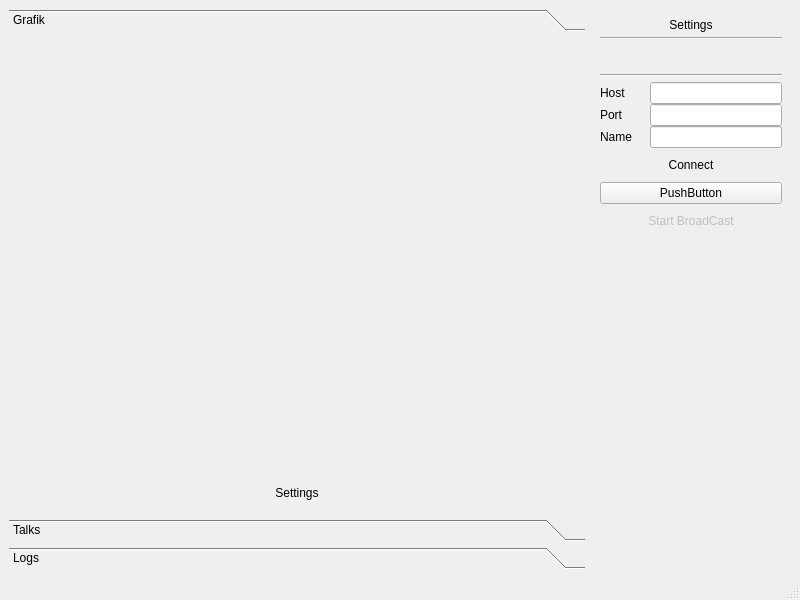
<?xml version="1.0" encoding="UTF-8"?>
<ui version="4.0">
 <class>guicore</class>
 <widget class="QMainWindow" name="guicore">
  <property name="geometry">
   <rect>
    <x>0</x>
    <y>0</y>
    <width>800</width>
    <height>600</height>
   </rect>
  </property>
  <property name="windowTitle">
   <string>guicore</string>
  </property>
  <property name="windowIcon">
   <iconset>
    <normalon>:/pic/client.icns</normalon>
   </iconset>
  </property>
  <property name="unifiedTitleAndToolBarOnMac">
   <bool>true</bool>
  </property>
  <widget class="QWidget" name="centralwidget">
   <layout class="QGridLayout" name="gridLayout_4">
    <item row="0" column="0">
     <layout class="QHBoxLayout" name="horizontalLayout_4">
      <item>
       <widget class="QToolBox" name="toolBox">
        <property name="minimumSize">
         <size>
          <width>100</width>
          <height>0</height>
         </size>
        </property>
        <property name="autoFillBackground">
         <bool>true</bool>
        </property>
        <property name="currentIndex">
         <number>0</number>
        </property>
        <property name="tabSpacing">
         <number>6</number>
        </property>
        <widget class="QWidget" name="pageGrafik">
         <property name="geometry">
          <rect>
           <x>0</x>
           <y>0</y>
           <width>574</width>
           <height>446</height>
          </rect>
         </property>
         <attribute name="label">
          <string>Grafik</string>
         </attribute>
         <layout class="QGridLayout" name="gridLayout_2">
          <item row="0" column="0">
           <layout class="QVBoxLayout" name="verticalLayout_3">
            <item>
             <widget class="QCustomPlot" name="widgetGrafik" native="true"/>
            </item>
            <item>
             <widget class="QPushButton" name="pushButtonSettingsGrafik">
              <property name="text">
               <string>Settings</string>
              </property>
              <property name="flat">
               <bool>true</bool>
              </property>
             </widget>
            </item>
           </layout>
          </item>
         </layout>
        </widget>
        <widget class="QWidget" name="pageTalks">
         <property name="geometry">
          <rect>
           <x>0</x>
           <y>0</y>
           <width>574</width>
           <height>446</height>
          </rect>
         </property>
         <attribute name="label">
          <string>Talks</string>
         </attribute>
         <layout class="QGridLayout" name="gridLayout_5">
          <item row="0" column="0">
           <layout class="QVBoxLayout" name="verticalLayout_2">
            <property name="spacing">
             <number>0</number>
            </property>
            <item>
             <widget class="QTextEdit" name="textEditMsqServ">
              <property name="acceptDrops">
               <bool>false</bool>
              </property>
              <property name="readOnly">
               <bool>true</bool>
              </property>
             </widget>
            </item>
            <item>
             <widget class="Line" name="line">
              <property name="orientation">
               <enum>Qt::Horizontal</enum>
              </property>
             </widget>
            </item>
            <item>
             <layout class="QHBoxLayout" name="horizontalLayout_2">
              <property name="spacing">
               <number>0</number>
              </property>
              <item>
               <widget class="QLineEdit" name="lineEditMsgToServ"/>
              </item>
              <item>
               <widget class="QPushButton" name="pushButtonSendServMsg">
                <property name="text">
                 <string>&amp;Send</string>
                </property>
                <property name="flat">
                 <bool>true</bool>
                </property>
               </widget>
              </item>
             </layout>
            </item>
           </layout>
          </item>
         </layout>
        </widget>
        <widget class="QWidget" name="pageLog">
         <property name="geometry">
          <rect>
           <x>0</x>
           <y>0</y>
           <width>574</width>
           <height>446</height>
          </rect>
         </property>
         <attribute name="label">
          <string>Logs</string>
         </attribute>
         <layout class="QGridLayout" name="gridLayout">
          <item row="0" column="0">
           <layout class="QVBoxLayout" name="verticalLayout">
            <property name="spacing">
             <number>0</number>
            </property>
            <item>
             <widget class="QTextEdit" name="textEditLogs">
              <property name="locale">
               <locale language="English" country="UnitedStates"/>
              </property>
              <property name="readOnly">
               <bool>true</bool>
              </property>
             </widget>
            </item>
            <item>
             <layout class="QHBoxLayout" name="horizontalLayout">
              <property name="spacing">
               <number>0</number>
              </property>
              <item>
               <widget class="QPushButton" name="pushButtonSaveToFile">
                <property name="text">
                 <string>Save to File</string>
                </property>
                <property name="flat">
                 <bool>true</bool>
                </property>
               </widget>
              </item>
              <item>
               <widget class="QPushButton" name="pushButtonClear">
                <property name="text">
                 <string>Clear</string>
                </property>
                <property name="flat">
                 <bool>true</bool>
                </property>
               </widget>
              </item>
             </layout>
            </item>
           </layout>
          </item>
         </layout>
        </widget>
       </widget>
      </item>
      <item>
       <widget class="QWidget" name="widgetSettings" native="true">
        <property name="minimumSize">
         <size>
          <width>100</width>
          <height>0</height>
         </size>
        </property>
        <property name="maximumSize">
         <size>
          <width>200</width>
          <height>16777215</height>
         </size>
        </property>
        <layout class="QGridLayout" name="gridLayout_3">
         <item row="0" column="0">
          <layout class="QVBoxLayout" name="verticalLayout_4">
           <property name="spacing">
            <number>5</number>
           </property>
           <item>
            <widget class="QLabel" name="labelSettings">
             <property name="text">
              <string>Settings</string>
             </property>
             <property name="alignment">
              <set>Qt::AlignCenter</set>
             </property>
            </widget>
           </item>
           <item>
            <widget class="Line" name="line_2">
             <property name="orientation">
              <enum>Qt::Horizontal</enum>
             </property>
            </widget>
           </item>
           <item>
            <layout class="QHBoxLayout" name="horizontalLayout_3">
             <item>
              <widget class="QLabel" name="labelHostAddr">
               <property name="minimumSize">
                <size>
                 <width>0</width>
                 <height>24</height>
                </size>
               </property>
               <property name="text">
                <string/>
               </property>
              </widget>
             </item>
             <item>
              <widget class="QLabel" name="labelStatus">
               <property name="minimumSize">
                <size>
                 <width>0</width>
                 <height>24</height>
                </size>
               </property>
               <property name="text">
                <string/>
               </property>
               <property name="alignment">
                <set>Qt::AlignRight|Qt::AlignTrailing|Qt::AlignVCenter</set>
               </property>
              </widget>
             </item>
             <item>
              <widget class="QLabel" name="labelIsBusy">
               <property name="minimumSize">
                <size>
                 <width>0</width>
                 <height>24</height>
                </size>
               </property>
               <property name="text">
                <string/>
               </property>
              </widget>
             </item>
            </layout>
           </item>
           <item>
            <widget class="Line" name="line1">
             <property name="frameShadow">
              <enum>QFrame::Sunken</enum>
             </property>
             <property name="orientation">
              <enum>Qt::Horizontal</enum>
             </property>
            </widget>
           </item>
           <item>
            <layout class="QFormLayout" name="formLayoutClientInfo">
             <property name="sizeConstraint">
              <enum>QLayout::SetDefaultConstraint</enum>
             </property>
             <property name="rowWrapPolicy">
              <enum>QFormLayout::DontWrapRows</enum>
             </property>
             <property name="formAlignment">
              <set>Qt::AlignLeading|Qt::AlignLeft|Qt::AlignVCenter</set>
             </property>
             <property name="horizontalSpacing">
              <number>0</number>
             </property>
             <property name="verticalSpacing">
              <number>0</number>
             </property>
             <item row="0" column="0">
              <widget class="QLabel" name="labelHost">
               <property name="minimumSize">
                <size>
                 <width>50</width>
                 <height>0</height>
                </size>
               </property>
               <property name="text">
                <string>Host</string>
               </property>
              </widget>
             </item>
             <item row="0" column="1">
              <widget class="QLineEdit" name="lineEditHostAddr">
               <property name="contextMenuPolicy">
                <enum>Qt::NoContextMenu</enum>
               </property>
               <property name="layoutDirection">
                <enum>Qt::RightToLeft</enum>
               </property>
               <property name="inputMask">
                <string comment="000.000.000.000" extracomment="000.000.000.000"/>
               </property>
               <property name="maxLength">
                <number>16</number>
               </property>
               <property name="echoMode">
                <enum>QLineEdit::Normal</enum>
               </property>
               <property name="placeholderText">
                <string comment="000.000.000.000" extracomment="000.000.000.000"/>
               </property>
               <property name="clearButtonEnabled">
                <bool>true</bool>
               </property>
              </widget>
             </item>
             <item row="1" column="0">
              <widget class="QLabel" name="labelPort">
               <property name="minimumSize">
                <size>
                 <width>50</width>
                 <height>0</height>
                </size>
               </property>
               <property name="text">
                <string>Port</string>
               </property>
              </widget>
             </item>
             <item row="1" column="1">
              <widget class="QLineEdit" name="lineEditPort">
               <property name="contextMenuPolicy">
                <enum>Qt::NoContextMenu</enum>
               </property>
               <property name="layoutDirection">
                <enum>Qt::RightToLeft</enum>
               </property>
               <property name="clearButtonEnabled">
                <bool>true</bool>
               </property>
              </widget>
             </item>
             <item row="2" column="0">
              <widget class="QLabel" name="labelName">
               <property name="minimumSize">
                <size>
                 <width>50</width>
                 <height>0</height>
                </size>
               </property>
               <property name="text">
                <string>Name</string>
               </property>
              </widget>
             </item>
             <item row="2" column="1">
              <widget class="QLineEdit" name="lineEditName">
               <property name="contextMenuPolicy">
                <enum>Qt::NoContextMenu</enum>
               </property>
               <property name="layoutDirection">
                <enum>Qt::RightToLeft</enum>
               </property>
               <property name="clearButtonEnabled">
                <bool>true</bool>
               </property>
              </widget>
             </item>
            </layout>
           </item>
          </layout>
         </item>
         <item row="4" column="0">
          <spacer name="verticalSpacer">
           <property name="orientation">
            <enum>Qt::Vertical</enum>
           </property>
           <property name="sizeType">
            <enum>QSizePolicy::Expanding</enum>
           </property>
           <property name="sizeHint" stdset="0">
            <size>
             <width>20</width>
             <height>40</height>
            </size>
           </property>
          </spacer>
         </item>
         <item row="1" column="0">
          <widget class="QPushButton" name="pushButtonConnetedTo">
           <property name="text">
            <string>Connect</string>
           </property>
           <property name="flat">
            <bool>true</bool>
           </property>
          </widget>
         </item>
         <item row="3" column="0">
          <widget class="QPushButton" name="pushButtonStartBroadCast">
           <property name="enabled">
            <bool>false</bool>
           </property>
           <property name="text">
            <string>Start BroadCast</string>
           </property>
           <property name="flat">
            <bool>true</bool>
           </property>
          </widget>
         </item>
         <item row="2" column="0">
          <widget class="QPushButton" name="pushButton">
           <property name="text">
            <string>PushButton</string>
           </property>
          </widget>
         </item>
        </layout>
       </widget>
      </item>
     </layout>
    </item>
   </layout>
  </widget>
  <widget class="QMenuBar" name="menubar">
   <property name="geometry">
    <rect>
     <x>0</x>
     <y>0</y>
     <width>800</width>
     <height>22</height>
    </rect>
   </property>
  </widget>
  <widget class="QStatusBar" name="statusbar"/>
 </widget>
 <customwidgets>
  <customwidget>
   <class>QCustomPlot</class>
   <extends>QWidget</extends>
   <header>qcustomplot.hpp</header>
   <container>1</container>
  </customwidget>
 </customwidgets>
 <resources/>
 <connections/>
</ui>
